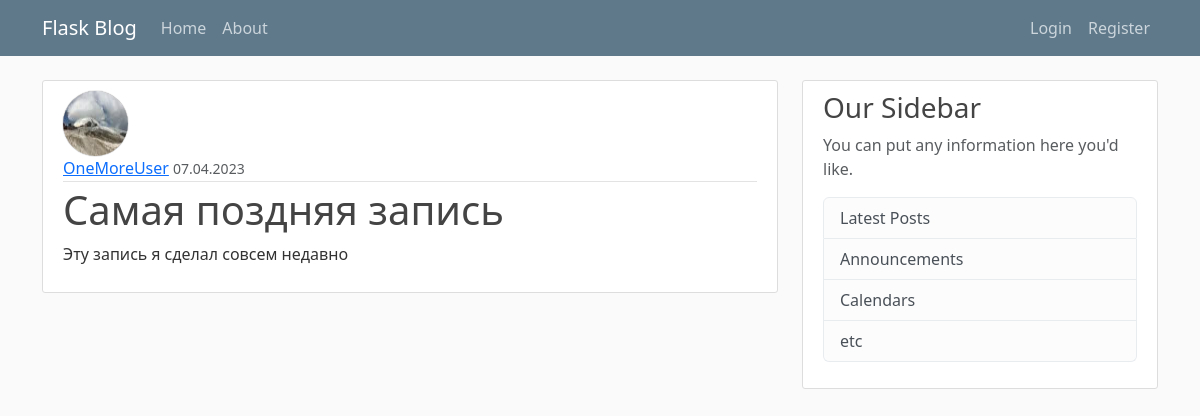
The page /post/12 on the database its author committed.
### flaskblog/models.py (models this page shows, shortened)
class User(db.Model, UserMixin):
    id = db.Column(db.Integer, primary_key=True)
    username = db.Column(db.String(20), unique=True, nullable=False)
    email = db.Column(db.String(120), unique=True, nullable=False)
    image_file = db.Column(db.String(20), nullable=False, default='default.jpg')
    password = db.Column(db.String(60), nullable=False)
    posts = db.relationship('Post', backref='author', lazy=True)

class Post(db.Model):
    id = db.Column(db.Integer, primary_key=True)
    title = db.Column(db.String(100), nullable=False)
    date_posted = db.Column(db.DateTime, nullable=False, default=datetime.utcnow)
    content = db.Column(db.Text, nullable=False)
    user_id = db.Column(db.Integer, db.ForeignKey('user.id'), nullable=False)

### flaskblog/posts/routes.py (the view)
@posts.route("/post/<int:post_id>")
def post(post_id):
    post = Post.query.get_or_404(post_id)
    return render_template('post.html', title=post.title, post=post)

### flaskblog/templates/post.html (shortened to what this page needs)
{% extends "layout.html" %}
{% block content %}
<article class="media content-section lone-post">
  <img src="{{ url_for('static', filename='profile_pics/' + post.author.image_file) }}" alt="{{ post.author.username }}" class="rounded-circle article-img">
  <div class="media-body">
    <div class="article-metadata">
      <a class="mr-2" href="#">{{ post.author.username }}</a>
      <small class="text-muted">{{ post.date_posted.strftime('%d.%m.%Y') }}</small>
    </div>
    <h1 class="article-title">{{ post.title }}</h1>
    <p class="article-content">{{ post.content }}</p>
  </div>
</article>
{% endblock content %}

### flaskblog/static/main.css (style rules this page uses)
body { background: #fafafa; color: #333333; margin-top: 5rem; }
h1, h2, h3, h4, h5, h6 { color: #444444; }
.content-section { background: #ffffff; padding: 10px 20px; border: 1px solid #dddddd; border-radius: 3px; margin-bottom: 20px; }
.article-title { color: #444444; }
.article-content { white-space: pre-line; }
.article-img { height: 65px; width: 65px; margin-right: 16px; }
.article-metadata { padding-bottom: 1px; margin-bottom: 4px; border-bottom: 1px solid #e3e3e3 }
.rounded-circle { box-shadow: 0px 0px 1px #343434; }

### rows shown on the page
User: image_file (picture), author.username "OneMoreUser"
Post: date_posted "07.04.2023", title "Самая поздняя запись", content "Эту запись я сделал совсем недавно"
